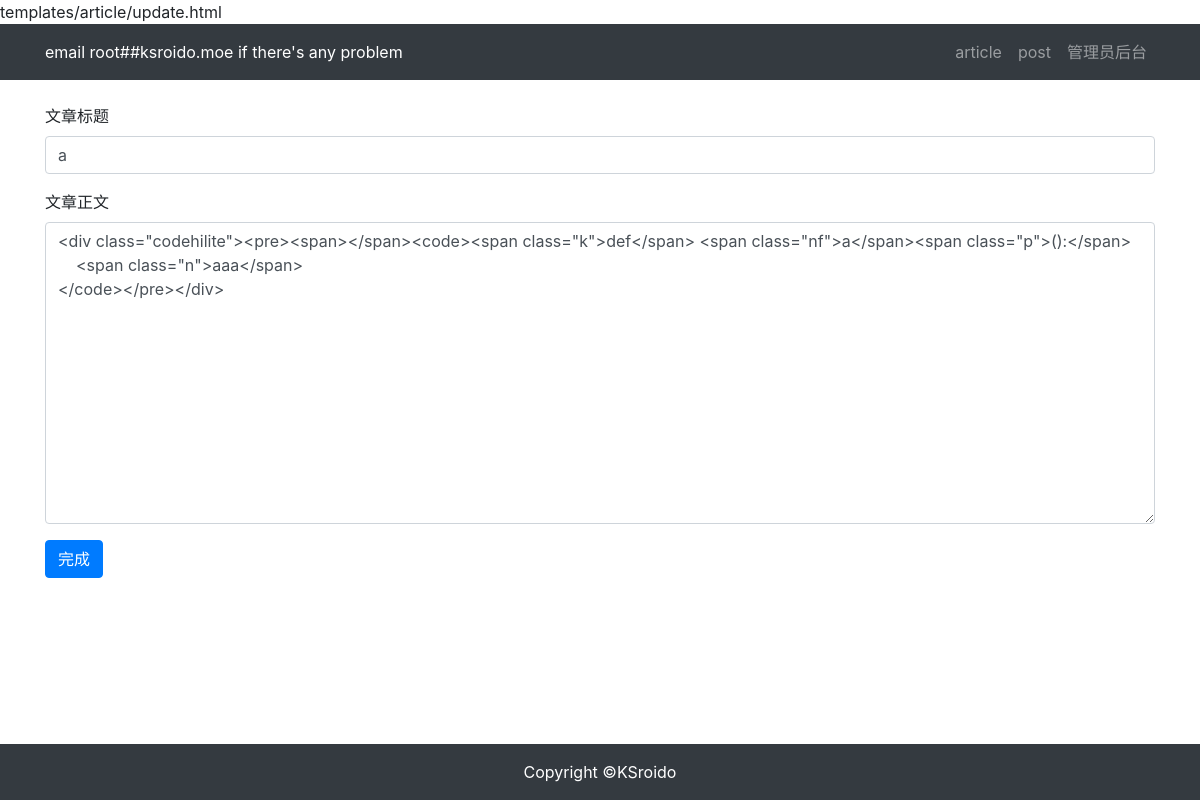
The page /article/article-update/13/ on the database its author committed.
### article/models.py (models this page shows, shortened)
class ArticlePost(models.Model):
    author = models.ForeignKey(User, on_delete=models.CASCADE, default=1)  # set default to User.id=1
    title = models.CharField(max_length=64)
    body = models.TextField()
    createdTime = models.DateTimeField(default=timezone.now)  # 初始化时写入默认值为当前时间
    updatedTime = models.DateTimeField(auto_now=True)  # 每次access时自动修改为当前时间
    class Meta:
        ordering = ('-createdTime',)

### article/views.py (the view)
# urls.py: path('article-update/<int:id>/', views.article_update, name='article_update'),
def article_update(request, id):
    article = ArticlePost.objects.get(id=id)
    if request.method == "POST":
        article_post_form = ArticlePostForm(data=request.POST)
        if article_post_form.is_valid():
            article.title = request.POST['title']
            article.body = markdown.markdown(
                request.POST['body'],
                extensions=[
                    'markdown.extensions.extra',
                    'markdown.extensions.codehilite',
                ])
            article.save()
            return redirect("article:article_detail", id=id)
        else:
            return HttpResponse("输入内容未通过数据清洗")
    else:
        article_post_form = ArticlePostForm()
        context = {'article': article, 'article_post_form': article_post_form}
        return render(request, 'article/update.html', context)

### article/forms.py
class ArticlePostForm(forms.ModelForm):
    class Meta:
        model = ArticlePost
        fields = ('title', 'body')

### templates/article/update.html (shortened to what this page needs)
{% extends "base.html" %} {% load static %}
{% block content %}
<div class="container">
    <div class="row">
        <div class="col-12">
            <br>
            <form method="post" action=".">
                <div class="form-group">
                    <label for="title">文章标题</label>
                    <input type="text" class="form-control" id="title" name="title" value="{{ article.title }}">
                </div>
                <div class="form-group">
                    <label for="body">文章正文</label>
                    <textarea type="text" class="form-control" id="body" name="body" rows="12">{{ article.body }}</textarea>
                </div>
                <button type="submit" class="btn btn-primary">完成</button>
            </form>
        </div>
    </div>
</div>
{% endblock content %}

### rows shown on the page
ArticlePost: title "a", body "<div class=\"codehilite\"><pre><span></span><code><span class=\"k\">def</span> <span class=\"nf\">a</span><span class=\"p\">():</span> <span class=\"n\">aaa</span> </code></pre></div>"
